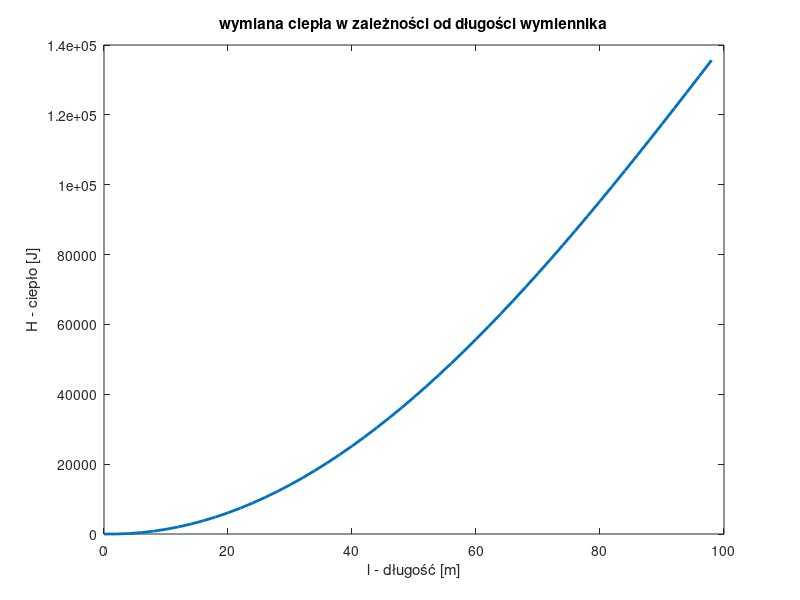
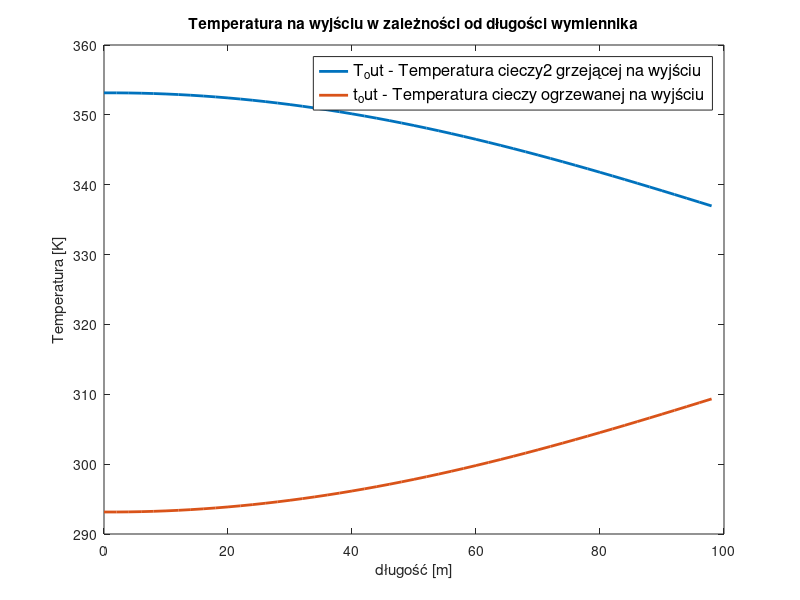
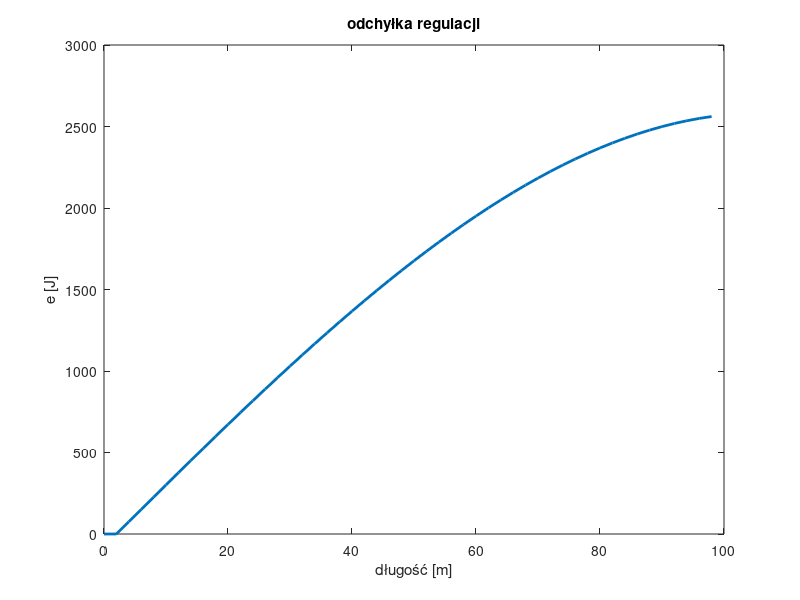
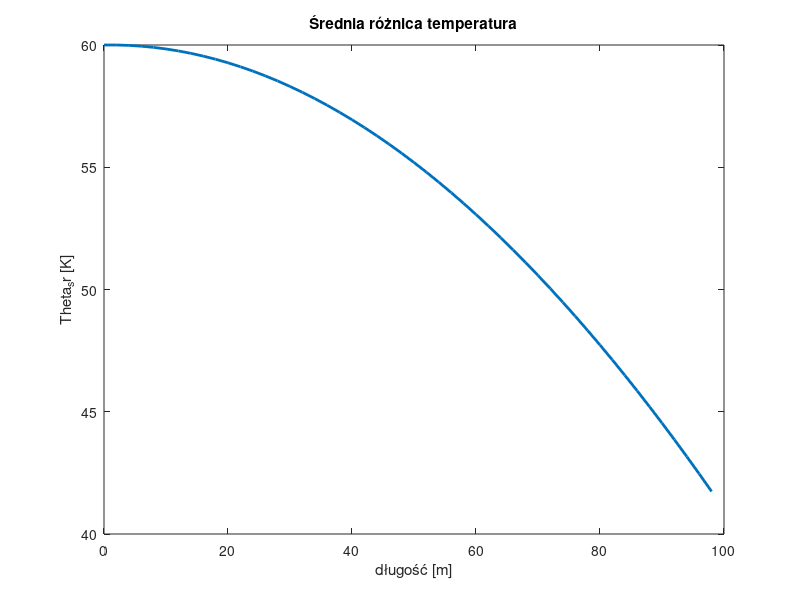

Write MATLAB code to recreate these figures, in order.
clc;clear;

fp=0.5; % czestotliwość probkowania
Tp=1/fp;
l = 0:(Tp):(100-(Tp));
N = length(l);
k_R = 1.8; %nibywzomcnienie nibyregulatora
K = 5; %współczynnik wynikający z rodzaju wymiennika
r = 0.02; %promień rurki wymiennuka ciepła [m]
G1 = 2; %zużycie cieczy1 grzejącej [kg]
G2 = 2; %zużycie cieczy2 ogrzewanej[kg]
Cw1=4190; %ciepło właściwe cieczy1 grzejącej[J/(kgK)]
Cw2=4190; %ciepło właściwe cieczy2 ogrzewanej[J/(kgK)]
T_in = 273.15+80; %Temperatura cieczy2 grzejącej na wejściu [K]
t_in = 273.15+20; %Temperatura cieczy ogrzewanej na wejściu [K]

T_out = zeros(1,N);%Temperatura cieczy2 grzejącej na wyjściu [K]
T_out(1) = T_in;
t_out = zeros(1,N);%Temperatura cieczy ogrzewanej na wyjściu [K]
t_out(1) = t_in;


H_gwiazdka = zeros(1,N);
A =zeros (1,N); %powierzchnia wymiany ciepła [m^2]
e = zeros(1,N); %nibyodchyłka regulacji
H = zeros(1,N); %wnikanie ciepła [J]
Theta_min = zeros(1,N); %Różnica temperatur na wyjściu [K]
Theta_max = T_in-t_in; %Różnica temperatur na wejściu [K]
Theta_sr = zeros(1,N); %Średnia różnica temperatur [K]
Theta_sr(1) = Theta_max;

for i = 1:N
    if i>1
        e(i)=H_gwiazdka(i-1)-H(i);
        H(i)=H(i-1)+k_R*e(i);
    end
    A(i) = 2*pi*r*l(i); %powierzchnia wymiany ciepła [m^2]
    T_out(i)=T_in-(H(i)/(G1*Cw1));
    t_out(i)=t_in+(H(i)/(G2*Cw2));
    Theta_min(i) = T_out(i)-t_out(i);
    if Theta_min(i) == Theta_max
        Theta_sr(i) = Theta_max;
    else
        Theta_sr(i) = (Theta_max-Theta_min(i))/log(Theta_max/Theta_min(i));
    end
    H_gwiazdka(i) = K*A(i)*Theta_sr(i);
    
end
% Plotting
figure;

% Heat input over time

plot(l, H, 'LineWidth', 2);
title('wymiana ciepła w zależności od długości wymiennika');
xlabel('l - długość [m]');
ylabel('H - ciepło [J]');

% Outlet temperatures over time
figure;
plot(l, T_out, 'LineWidth', 2); 
hold on;
plot(l, t_out, 'LineWidth', 2); 
hold off;
lgd = legend('T_out - Temperatura cieczy2 grzejącej na wyjściu', 't_out - Temperatura cieczy ogrzewanej na wyjściu '); % Tworzenie legendy
title('Temperatura na wyjściu w zależności od długości wymiennika'); % Tytuł wykresu
xlabel('długość [m]'); % Etykieta osi X
ylabel('Temperatura [K]'); % Etykieta osi Y

% Powiększenie legendy
set(lgd, 'FontSize', 12)

% Regulation error over time
figure;
plot(l, e, 'LineWidth', 2);
title('odchyłka regulacji');
xlabel('długość [m]');
ylabel('e [J]');


figure;
plot(l, Theta_sr, 'LineWidth', 2);
title('Średnia różnica temperatura');
xlabel('długość [m]');
ylabel('Theta_sr [K]');
